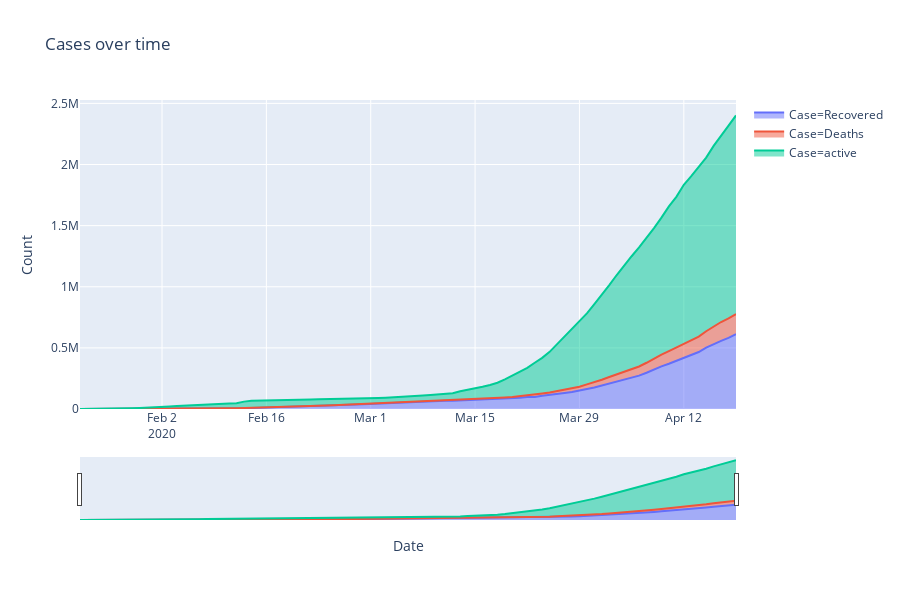

The notebook cell this image was saved under:
### Code cell
temp = data.groupby('Date')['Recovered', 'Deaths', 'active'].sum().reset_index()
temp = temp.melt(id_vars="Date", value_vars=['Recovered', 'Deaths', 'active'],
                 var_name='Case', value_name='Count')
temp.head()

fig = px.area(temp, x="Date", y="Count", color='Case', height=600,
             title='Cases over time')
fig.update_layout(xaxis_rangeslider_visible=True)
fig.show()
